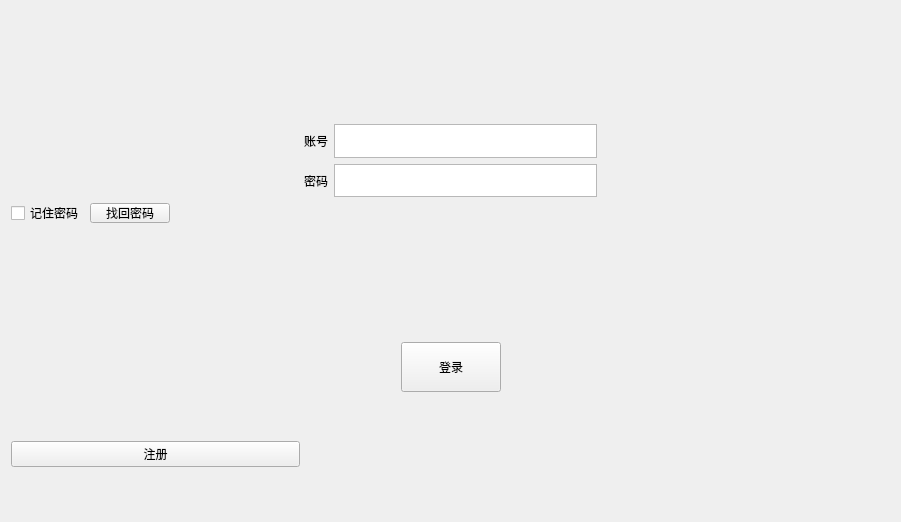
<?xml version="1.0" encoding="UTF-8"?>
<ui version="4.0">
 <class>QtWidgetsApplication3Class</class>
 <widget class="QWidget" name="QtWidgetsApplication3Class">
  <property name="geometry">
   <rect>
    <x>0</x>
    <y>0</y>
    <width>901</width>
    <height>522</height>
   </rect>
  </property>
  <property name="minimumSize">
   <size>
    <width>0</width>
    <height>0</height>
   </size>
  </property>
  <property name="windowTitle">
   <string>QtWidgetsApplication3</string>
  </property>
  <layout class="QGridLayout" name="gridLayout">
   <item row="0" column="1">
    <spacer name="verticalSpacer_5">
     <property name="orientation">
      <enum>Qt::Vertical</enum>
     </property>
     <property name="sizeHint" stdset="0">
      <size>
       <width>20</width>
       <height>100</height>
      </size>
     </property>
    </spacer>
   </item>
   <item row="1" column="0" colspan="3">
    <layout class="QVBoxLayout" name="verticalLayout_2">
     <item>
      <layout class="QHBoxLayout" name="horizontalLayout_3">
       <item>
        <spacer name="horizontalSpacer_2">
         <property name="orientation">
          <enum>Qt::Horizontal</enum>
         </property>
         <property name="sizeHint" stdset="0">
          <size>
           <width>40</width>
           <height>20</height>
          </size>
         </property>
        </spacer>
       </item>
       <item>
        <layout class="QVBoxLayout" name="verticalLayout">
         <item>
          <layout class="QHBoxLayout" name="horizontalLayout_2">
           <item>
            <widget class="QLabel" name="label">
             <property name="text">
              <string>账号</string>
             </property>
            </widget>
           </item>
           <item>
            <widget class="QTextEdit" name="account">
             <property name="maximumSize">
              <size>
               <width>16777215</width>
               <height>34</height>
              </size>
             </property>
            </widget>
           </item>
          </layout>
         </item>
         <item>
          <layout class="QHBoxLayout" name="horizontalLayout">
           <item>
            <widget class="QLabel" name="label_2">
             <property name="text">
              <string>密码</string>
             </property>
            </widget>
           </item>
           <item>
            <widget class="QTextEdit" name="password">
             <property name="maximumSize">
              <size>
               <width>16777215</width>
               <height>33</height>
              </size>
             </property>
            </widget>
           </item>
          </layout>
         </item>
        </layout>
       </item>
       <item>
        <spacer name="horizontalSpacer">
         <property name="orientation">
          <enum>Qt::Horizontal</enum>
         </property>
         <property name="sizeHint" stdset="0">
          <size>
           <width>40</width>
           <height>20</height>
          </size>
         </property>
        </spacer>
       </item>
      </layout>
     </item>
     <item>
      <layout class="QHBoxLayout" name="horizontalLayout_4">
       <item>
        <spacer name="horizontalSpacer_3">
         <property name="orientation">
          <enum>Qt::Horizontal</enum>
         </property>
         <property name="sizeHint" stdset="0">
          <size>
           <width>40</width>
           <height>20</height>
          </size>
         </property>
        </spacer>
       </item>
       <item>
        <widget class="QCheckBox" name="remember_password">
         <property name="maximumSize">
          <size>
           <width>16777215</width>
           <height>18</height>
          </size>
         </property>
         <property name="text">
          <string>记住密码</string>
         </property>
        </widget>
       </item>
       <item>
        <widget class="QPushButton" name="find_the_password">
         <property name="maximumSize">
          <size>
           <width>16777215</width>
           <height>20</height>
          </size>
         </property>
         <property name="text">
          <string>找回密码</string>
         </property>
        </widget>
       </item>
       <item>
        <spacer name="horizontalSpacer_4">
         <property name="maximumSize">
          <size>
           <width>16777215</width>
           <height>20</height>
          </size>
         </property>
         <property name="orientation">
          <enum>Qt::Horizontal</enum>
         </property>
         <property name="sizeHint" stdset="0">
          <size>
           <width>40</width>
           <height>20</height>
          </size>
         </property>
        </spacer>
       </item>
      </layout>
     </item>
    </layout>
   </item>
   <item row="2" column="1" colspan="2">
    <spacer name="verticalSpacer">
     <property name="orientation">
      <enum>Qt::Vertical</enum>
     </property>
     <property name="sizeHint" stdset="0">
      <size>
       <width>20</width>
       <height>112</height>
      </size>
     </property>
    </spacer>
   </item>
   <item row="3" column="0" colspan="3">
    <layout class="QHBoxLayout" name="horizontalLayout_6">
     <item>
      <spacer name="horizontalSpacer_6">
       <property name="orientation">
        <enum>Qt::Horizontal</enum>
       </property>
       <property name="sizeHint" stdset="0">
        <size>
         <width>40</width>
         <height>20</height>
        </size>
       </property>
      </spacer>
     </item>
     <item>
      <widget class="QPushButton" name="pushButton">
       <property name="minimumSize">
        <size>
         <width>100</width>
         <height>50</height>
        </size>
       </property>
       <property name="text">
        <string>登录</string>
       </property>
      </widget>
     </item>
     <item>
      <spacer name="horizontalSpacer_5">
       <property name="orientation">
        <enum>Qt::Horizontal</enum>
       </property>
       <property name="sizeHint" stdset="0">
        <size>
         <width>40</width>
         <height>20</height>
        </size>
       </property>
      </spacer>
     </item>
    </layout>
   </item>
   <item row="4" column="0">
    <widget class="QPushButton" name="sign_up">
     <property name="text">
      <string>注册</string>
     </property>
    </widget>
   </item>
   <item row="4" column="2">
    <spacer name="verticalSpacer_2">
     <property name="orientation">
      <enum>Qt::Vertical</enum>
     </property>
     <property name="sizeHint" stdset="0">
      <size>
       <width>20</width>
       <height>99</height>
      </size>
     </property>
    </spacer>
   </item>
  </layout>
 </widget>
 <layoutdefault spacing="6" margin="11"/>
 <resources/>
 <connections/>
</ui>
